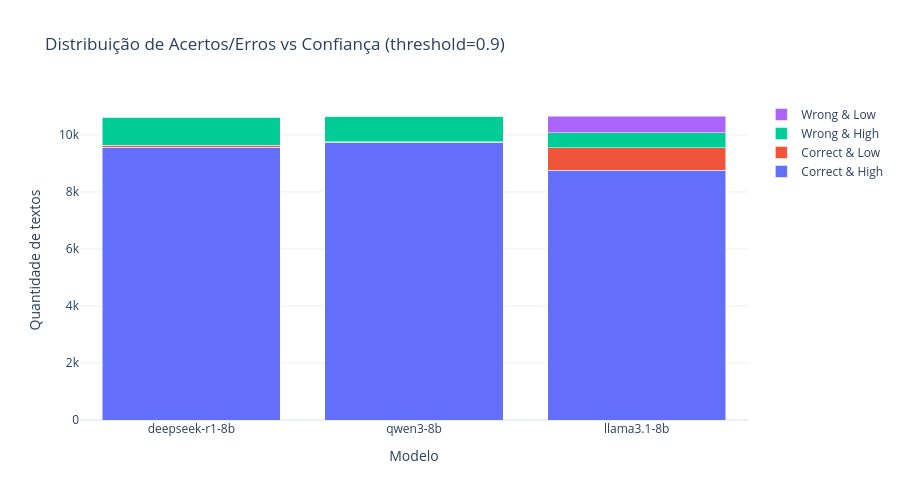

Notebook cell for this chart:
### Code cell
conf_categories = ["Correct & High", "Correct & Low", "Wrong & High", "Wrong & Low"]

fig = go.Figure()

for cat in conf_categories:
    fig.add_trace(go.Bar(
        x=df_conf_matrix["model"],
        y=df_conf_matrix[cat],
        name=cat
    ))

fig.update_layout(
    barmode="stack",
    title=f"Distribuição de Acertos/Erros vs Confiança (threshold={CONF_THRESHOLD})",
    xaxis_title="Modelo",
    yaxis_title="Quantidade de textos",
    template="plotly_white",
    width=900,
    height=500
)

fig.show()

### Figure 1 — Plotly figure (JSON) as saved in the notebook; plotly's stock layout.template omitted (floating-point values rounded to 4 significant figures)
{"data": [{"name": "Correct & High", "type": "bar", "x": ["deepseek-r1-8b", "qwen3-8b", "llama3.1-8b"], "y": [9571, 9750, 8753]}, {"name": "Correct & Low", "type": "bar", "x": ["deepseek-r1-8b", "qwen3-8b", "llama3.1-8b"], "y": [58, 4, 793]}, {"name": "Wrong & High", "type": "bar", "x": ["deepseek-r1-8b", "qwen3-8b", "llama3.1-8b"], "y": [989, 908, 521]}, {"name": "Wrong & Low", "type": "bar", "x": ["deepseek-r1-8b", "qwen3-8b", "llama3.1-8b"], "y": [13, 0, 594]}], "layout": {"barmode": "stack", "height": 500, "title": {"text": "Distribuição de Acertos/Erros vs Confiança (threshold=0.9)"}, "width": 900, "xaxis": {"title": {"text": "Modelo"}}, "yaxis": {"title": {"text": "Quantidade de textos"}}}}
